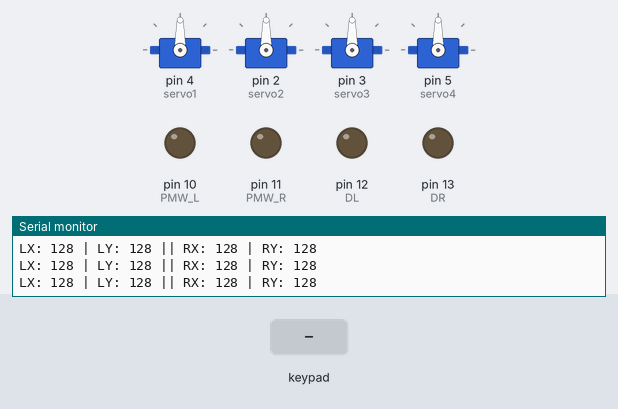
The sketch below on a simulated Arduino Uno, built with avr-gcc and run on an emulated ATmega328P. Shown: 4 × servo, output pins drawn as LEDs (lit = HIGH), the last lines printed to the serial monitor. Inputs (shaded band) come from the test bench.

Above: at 1.2 s.
1.3 s: key 'U' pressed
At 2.2 s:
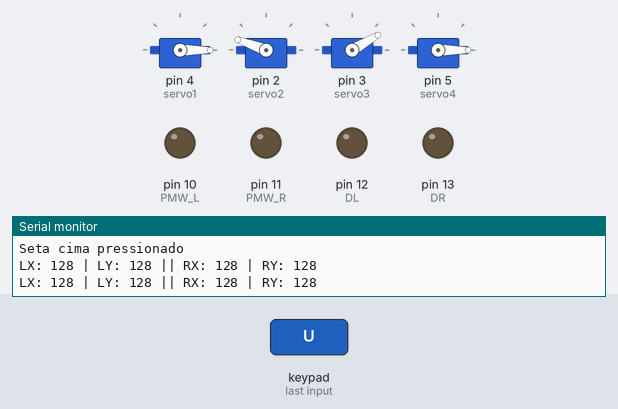
3.0 s: key 'X' pressed
At 3.6 s:
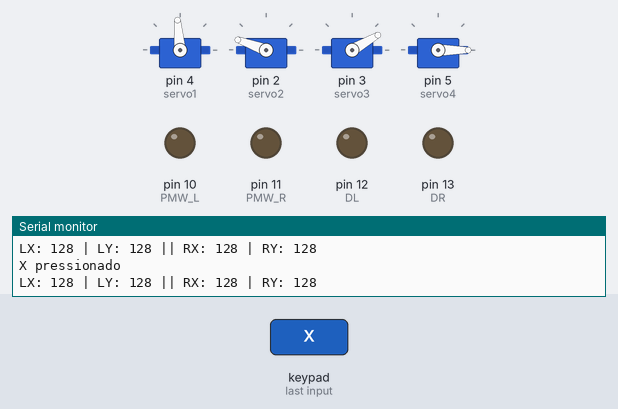
4.6 s: key 'O' pressed
At 5.3 s:
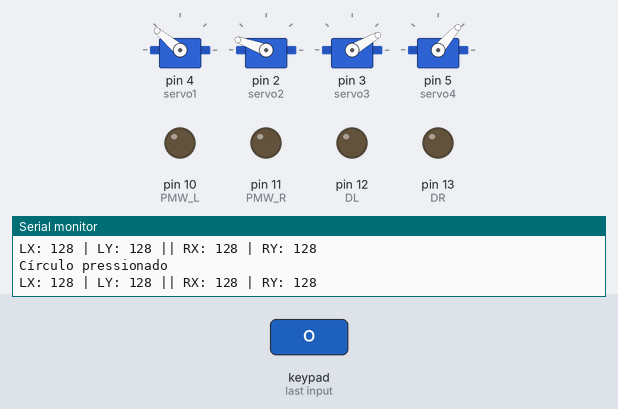
6.3 s: key 'S' pressed
At 7.0 s:
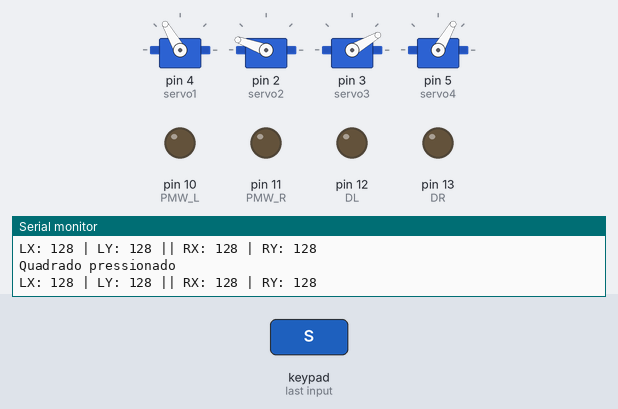
7.9 s: key 'T' pressed
At 8.8 s:
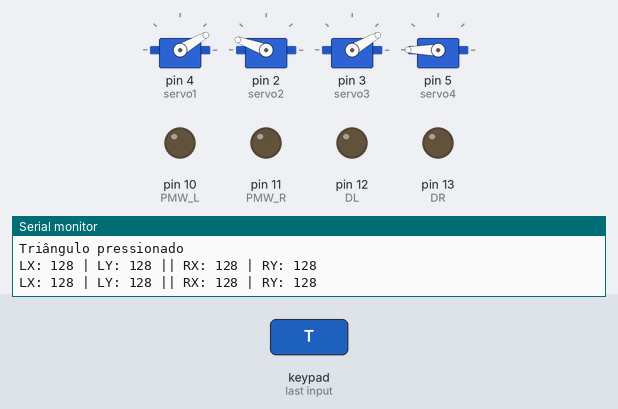
Timing chart, 0 to 10.5 s (numbered marks = the images above; inputs shaded):
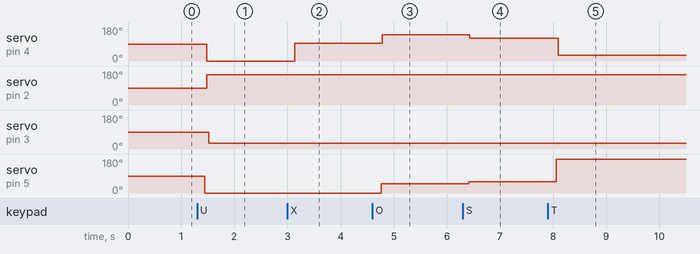

Measured:
- after the input at 1.3 s, servo on pin 4 (servo1): 90° → 0° after 0.18 s; servo on pin 2 (servo2): 90° → 160° after 0.18 s; servo on pin 3 (servo3): 90° → 30° after 0.22 s; servo on pin 5 (servo4): 90° → 0° after 0.14 s
- after the input at 3.0 s, servo on pin 4 (servo1): 0° → 95° after 0.14 s
- after the input at 4.6 s, servo on pin 4 (servo1): 95° → 140° after 0.18 s; servo on pin 5 (servo4): 0° → 49° after 0.17 s
- after the input at 6.3 s, servo on pin 4 (servo1): 140° → 120° after 0.13 s; servo on pin 5 (servo4): 49° → 60° after 0.11 s
- after the input at 7.9 s, servo on pin 4 (servo1): 120° → 30° after 0.20 s; servo on pin 5 (servo4): 60° → 180° after 0.16 s

The sketch:

C_digo.ino
```cpp
#include <PS2X_lib.h>
#include <Servo.h>

PS2X ps2x;
Servo servo1, servo2, servo3, servo4;

#define PS2_ATT 6
#define PS2_CLK 7
#define PS2_CMD 8
#define PS2_DAT 9

#define DL 12
#define DR 13
#define PMW_L 10
#define PMW_R 11

int error = 0;
byte type = 0;
byte vibrate = 0;

struct ButtonInfo {
  int button;
  const char* name;
};

ButtonInfo buttons[] = {
  {PSB_START, "START"},
  {PSB_SELECT, "SELECT"},
  {PSB_PAD_UP, "Seta cima"},
  {PSB_PAD_DOWN, "Seta baixo"},
  {PSB_PAD_LEFT, "Seta esquerda"},
  {PSB_PAD_RIGHT, "Seta direita"},
  {PSB_TRIANGLE, "Triângulo"},
  {PSB_CROSS, "X"},
  {PSB_SQUARE, "Quadrado"},
  {PSB_CIRCLE, "Círculo"},
  {PSB_L1, "L1"},
  {PSB_L2, "L2"},
  {PSB_R1, "R1"},
  {PSB_R2, "R2"},
  {PSB_L3, "L3"},
  {PSB_R3, "R3"}
};

// Função para movimentar os servos
void moveServo4(int angle) {
  servo4.write(angle);
  Serial.print("Servo em ");
  Serial.print(angle);
  Serial.println(" graus");
}
void moveServo3(int angle) {
  servo3.write(angle);
  Serial.print("Servo em ");
  Serial.print(angle);
  Serial.println(" graus");
}
void moveServo2(int angle) {
  servo2.write(angle);
  Serial.print("Servo em ");
  Serial.print(angle);
  Serial.println(" graus");
}
void moveServo1(int angle) {
  servo1.write(angle);
  Serial.print("Servo em ");
  Serial.print(angle);
  Serial.println(" graus");
}

// Função para controlar os motores
void moveMotor(bool leftDir, bool rightDir, bool enable) {
  digitalWrite(DL, leftDir);
  digitalWrite(DR, rightDir);
  digitalWrite(PMW_L, enable);
  digitalWrite(PMW_R, enable);
}
void moveOneMotor(char Motor, char PMW, bool Direcao, bool enable) {
  digitalWrite(Motor, Direcao);
  digitalWrite(PMW, enable);
}

void setup() {
  Serial.begin(9600);

  servo1.attach(4); //articulação
  servo2.attach(2); //pinça direita
  servo3.attach(3); //pinça esquerda
  servo4.attach(5); //braço

  pinMode(DL, OUTPUT);
  pinMode(DR, OUTPUT);
  pinMode(PMW_L, OUTPUT);
  pinMode(PMW_R, OUTPUT);

  error = ps2x.config_gamepad(PS2_CLK, PS2_CMD, PS2_ATT, PS2_DAT);

  if (error == 0) {
    Serial.println("Controle PS2 conectado com sucesso!");
  } else {
    Serial.print("Erro ao conectar controle PS2. Código de erro: ");
    Serial.println(error);
    return;
  }

  type = ps2x.readType();
  switch (type) {
    case 0: Serial.println("Controle desconhecido"); break;
    case 1: Serial.println("DualShock encontrado"); break;
    case 2: Serial.println("GuitarHero encontrado"); break;
    case 3: Serial.println("Wireless DualShock encontrado"); break;
  }
}

void loop() {
  //if (error != 0) return;

  ps2x.read_gamepad(false, vibrate);

  int LX = ps2x.Analog(PSS_LX);
  int LY = ps2x.Analog(PSS_LY);
  int RX = ps2x.Analog(PSS_RX);
  int RY = ps2x.Analog(PSS_RY);

  Serial.print("LX: "); Serial.print(LX);
  Serial.print(" | LY: "); Serial.print(LY);
  Serial.print(" || RX: "); Serial.print(RX);
  Serial.print(" | RY: "); Serial.println(RY);

  // Verifica botões pressionados
  for (int i = 0; i < sizeof(buttons) / sizeof(buttons[0]); i++) {
    if (ps2x.Button(buttons[i].button)) {
      Serial.print(buttons[i].name);
      Serial.println(" pressionado");
    }
  }

  //------------AUTÔNOMO------------

  //Coleta uma esfera
  if(ps2x.Button(PSB_SELECT) && ps2x.Button(PSB_CIRCLE)) {
    moveMotor(true, true, true);
    delay(3000);
    moveMotor(false, false, false);
  }

  //Coleta um quadrado
  if(ps2x.Button(PSB_SELECT) && ps2x.Button(PSB_SQUARE)) {
    moveMotor(true, true, true);
    delay(2200);
    moveMotor(false, true, true);
    delay(900);
    moveMotor(true, true, true);
    delay(500);
    moveMotor(false, true, true);
    delay(200);
    moveMotor(true, true, true);
    delay(1500);
    moveMotor(false, true, true);
    delay(250);
    moveMotor(true, true, true);
    delay(500);
    moveMotor(false, false, false);
  }

  //Pontua dois quadrados e uma esfera
  if(ps2x.Button(PSB_SELECT) && ps2x.Button(PSB_TRIANGLE)) {
    moveServo2(160);
    moveServo3(30);
    delay(200);
    moveMotor(true, true, true);
    delay(1600);
    moveMotor(true, false, true);
    delay(600);
    moveMotor(true, true, true);
    delay(1300);
    moveMotor(false, false, false);
    delay(200);
    moveMotor(false, true, true);
    delay(550);
    moveMotor(false, false, false);
    delay(400);
    moveMotor(true, true, true);
    delay(500);
    moveMotor(false, false, false);
    delay(200);
    moveServo2(160);
    moveServo3(30);
    delay(1000);
    moveServo4(150);
    moveServo1(30);
    delay(2000);
    moveServo2(80);
    moveServo3(110);
    delay(1000);
    moveServo4(0);
    moveServo1(95);
    moveMotor(false, false, true);
    delay(3000);
    moveMotor(false, false, false);
  }

  if(ps2x.Button(PSB_SELECT) && ps2x.Button(PSB_CROSS)) {
    moveServo2(80);
    moveServo3(110);
    delay(200);
    moveMotor(false, false, true);
    delay(2500);
    moveMotor(false, false, false);
    delay(200);
    moveServo2(160);
    moveServo3(30);
    delay(200);
    moveMotor(true, true, true);
    delay(2000);
    moveMotor(false, true, true);
    delay(300);
    moveMotor(true, true, true);
    delay(1100);
    moveMotor(false, false, false);
  }


  //------------TELE-OP-------------

  // Movimentação frente e trás
  if (LY <= 126)
    moveMotor(LOW, LOW, true);  // Frente
  else if (LY >= 129)
    moveMotor(HIGH, HIGH, true);    // Ré
  else
    moveMotor(LOW, LOW, false);   // Parado

  // Movimentação giro
  if (RX >= 129)
    moveMotor(LOW, HIGH, true);   // Direita
  else if (RX <= 126)
    moveMotor(HIGH, LOW, true);   // Esquerda

  // Servo da pinça direita
  if (ps2x.ButtonPressed(PSB_L1)) {
    moveServo2(160);
  }
  if (ps2x.ButtonPressed(PSB_L2)) {
    moveServo2(80);
  }

  // Servo da pinça esquerda
  if (ps2x.ButtonPressed(PSB_R1)) {
    moveServo3(30);
  }
  if (ps2x.ButtonPressed(PSB_R2)) {
    moveServo3(110);
  }

  // Servos do braço
  if (ps2x.ButtonPressed(PSB_CROSS)) {
    moveServo4(0);
    moveServo1(95);
  }
  if (ps2x.ButtonPressed(PSB_TRIANGLE)) {
    moveServo4(180);
    moveServo1(30);
  }
  if(ps2x.ButtonPressed(PSB_SQUARE)) {
    moveServo4(60);
    moveServo1(120);
  }
  if(ps2x.ButtonPressed(PSB_CIRCLE)) {
    moveServo4(49);
    moveServo1(140);
  }

  if(ps2x.ButtonPressed(PSB_PAD_UP)) {
    moveServo4(0);
    moveServo1(0);
    moveServo2(160);
    moveServo3(30);
  }

  delay(200);
}
```
